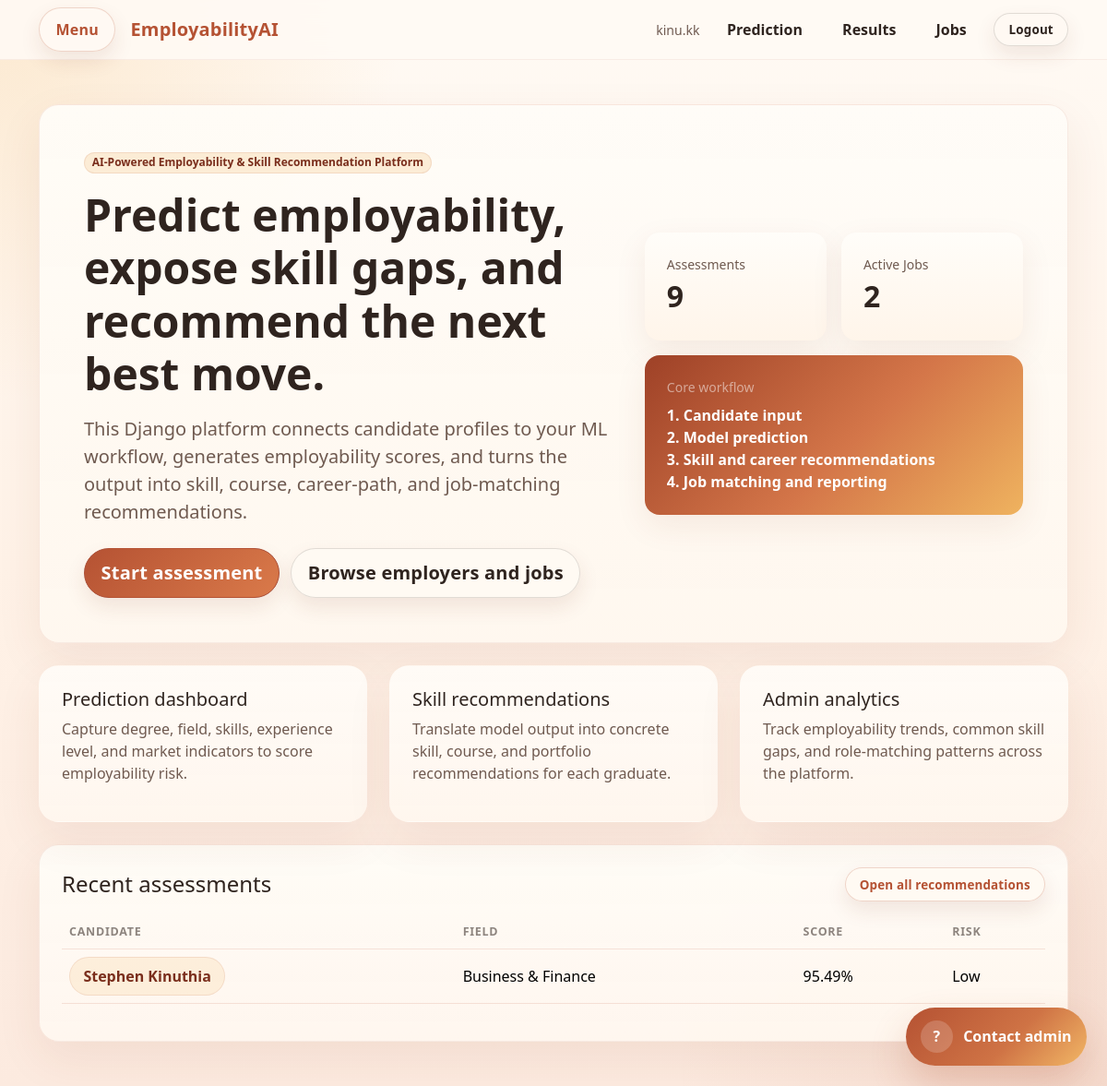
Screenshot of / (signed in) with the database file from the repository.
### prediction/models.py (models this page shows, shortened)
class EmployabilityAssessment(models.Model):
    RISK_CHOICES = [
        ("Low", "Low"),
        ("Medium", "Medium"),
        ("High", "High"),
    ]
    owner = models.ForeignKey(
        User,
        on_delete=models.CASCADE,
        related_name="employability_assessments",
        null=True,
        blank=True,
    )
    graduate = models.ForeignKey(
        GraduateProfile,
        on_delete=models.SET_NULL,
        null=True,
        blank=True,
        related_name="assessments",
    )
    full_name = models.CharField(max_length=120)
    email = models.EmailField()
    degree_level = models.CharField(max_length=30, choices=DEGREE_LEVEL_CHOICES)
    field_of_study = models.CharField(max_length=80, choices=FIELD_OF_STUDY_CHOICES)
    region = models.CharField(max_length=50, choices=REGION_CHOICES)
    graduation_year = models.PositiveIntegerField()
    experience_level = models.CharField(max_length=20, choices=EXPERIENCE_LEVEL_CHOICES)
    current_skills = models.JSONField(default=list, blank=True)
    average_starting_salary = models.PositiveIntegerField(default=0)
    skill_demand_score = models.PositiveIntegerField(default=50)
    employer_reputation_score = models.PositiveIntegerField(default=50)
    remote_work_availability = models.PositiveIntegerField(default=50)
    employability_score = models.FloatField()
    risk_category = models.CharField(max_length=20, choices=RISK_CHOICES)
    model_status = models.CharField(max_length=120, default="demo_fallback")
    strengths = models.JSONField(default=list, blank=True)
    weaknesses = models.JSONField(default=list, blank=True)
    recommendation_summary = models.TextField(blank=True)
    created_at = models.DateTimeField(auto_now_add=True)
    class Meta:
        ordering = ["-created_at"]

### prediction/views.py (the view)
# urls.py: path("", analytics_home, name="home"),
def home(request):
    latest_assessments = EmployabilityAssessment.objects.none()
    if request.user.is_authenticated:
        latest_assessments = get_accessible_assessments(request.user)[:5]
    context = {
        "assessment_count": EmployabilityAssessment.objects.count(),
        "job_count": JobPosting.objects.filter(is_active=True).count(),
        "latest_assessments": latest_assessments,
    }
    return render(request, "prediction/home.html", context)

### prediction/querysets.py (called while the page is built)
def get_accessible_assessments(user):
    role = get_user_role(user)
    if role in {"admin", "employer"}:
        return EmployabilityAssessment.objects.select_related("owner", "graduate", "graduate__user")
    return EmployabilityAssessment.objects.filter(owner=user).select_related("owner", "graduate", "graduate__user")

### users/permissions.py (called while the page is built)
def get_user_role(user):
    if not user.is_authenticated:
        return None
    profile = getattr(user, "platform_profile", None)
    return getattr(profile, "role", None)

### templates/prediction/home.html (shortened to what this page needs)
{% extends "base.html" %}
{% block content %}
<section class="hero-card p-5 mb-4">
    <div class="row align-items-center g-4">
        <div class="col-lg-7">
            <span class="badge badge-soft rounded-pill mb-3">AI-Powered Employability & Skill Recommendation Platform</span>
            <h1 class="display-5 fw-bold mb-3">Predict employability, expose skill gaps, and recommend the next best move.</h1>
            <p class="lead text-secondary mb-4">This Django platform connects candidate profiles to your ML workflow, generates employability scores, and turns the output into skill, course, career-path, and job-matching recommendations.</p>
            {% if request.user.is_authenticated %}
                <a href="{% url 'prediction:dashboard' %}" class="btn btn-primary btn-lg me-2">Start assessment</a>
                <a href="{% url 'jobs:list' %}" class="btn btn-outline-dark btn-lg">Browse employers and jobs</a>
            {% else %}
                <a href="{% url 'users:register' %}" class="btn btn-primary btn-lg me-2">Create account</a>
                <a href="{% url 'users:login' %}" class="btn btn-outline-dark btn-lg">Login</a>
            {% endif %}
        </div>
        <div class="col-lg-5">
            <div class="row g-3">
                <div class="col-6">
                    <div class="metric-card bg-white p-4">
                        <div class="text-secondary small">Assessments</div>
                        <div class="fs-2 fw-bold">{{ assessment_count }}</div>
                    </div>
                </div>
                <div class="col-6">
                    <div class="metric-card bg-white p-4">
                        <div class="text-secondary small">Active Jobs</div>
                        <div class="fs-2 fw-bold">{{ job_count }}</div>
                    </div>
                </div>
                <div class="col-12">
                    <div class="metric-card p-4 text-white" style="background: linear-gradient(135deg, #9e4127 0%, #d47649 55%, #efb35f 100%);">
                        <div class="small text-white-50">Core workflow</div>
                        <div class="fw-semibold mt-2">1. Candidate input</div>
                        <div class="fw-semibold">2. Model prediction</div>
                        <div class="fw-semibold">3. Skill and career recommendations</div>
                        <div class="fw-semibold">4. Job matching and reporting</div>
                    </div>
                </div>
            </div>
        </div>
    </div>
</section>
<section class="row g-4 mb-4">
    <div class="col-md-4">
        <div class="panel-card h-100 p-4 interactive-row">
            <h3 class="h5">Prediction dashboard</h3>
            <p class="text-secondary">Capture degree, field, skills, experience level, and market indicators to score employability risk.</p>
        </div>
    </div>
    <div class="col-md-4">
        <div class="panel-card h-100 p-4 interactive-row">
            <h3 class="h5">Skill recommendations</h3>
            <p class="text-secondary">Translate model output into concrete skill, course, and portfolio recommendations for each graduate.</p>
        </div>
    </div>
    <div class="col-md-4">
        <div class="panel-card h-100 p-4 interactive-row">
            <h3 class="h5">Admin analytics</h3>
            <p class="text-secondary">Track employability trends, common skill gaps, and role-matching patterns across the platform.</p>
        </div>
    </div>
</section>
<section class="panel-card p-4">
    <div class="d-flex justify-content-between align-items-center mb-3">
        <h2 class="h4 mb-0">Recent assessments</h2>
        {% if request.user.is_authenticated %}
            <a href="{% url 'recommendations:list' %}" class="btn btn-sm btn-outline-primary">Open all recommendations</a>
        {% endif %}
    </div>
    {% if latest_assessments %}
        <div class="table-responsive">
            <table class="table align-middle">
                <thead>
                    <tr>
                        <th>Candidate</th>
                        <th>Field</th>
                        <th>Score</th>
                        <th>Risk</th>
                    </tr>
                </thead>
                <tbody>
                    {% for assessment in latest_assessments %}
                        <tr>
                            <td><a class="action-link" href="{% url 'prediction:assessment_detail' assessment.pk %}">{{ assessment.full_name }}</a></td>
                            <td>{{ assessment.field_of_study }}</td>
                            <td>{{ assessment.employability_score }}%</td>
                            <td class="risk-{{ assessment.risk_category|lower }}">{{ assessment.risk_category }}</td>
                        </tr>
                    {% endfor %}
                </tbody>
            </table>
        </div>
    {% endif %}
</section>
{% endblock %}

### templates/base.html (shortened to what this page needs)
<!DOCTYPE html>
<html lang="en">
<head>
    <link href="https://cdn.jsdelivr.net/npm/bootstrap@5.3.3/dist/css/bootstrap.min.css" rel="stylesheet">
</head>
<body>
    <nav class="navbar navbar-expand-lg bg-white border-bottom sticky-top">
        <div class="container">
            <div class="d-flex align-items-center gap-3">
                <button class="btn btn-outline-primary" type="button" data-bs-toggle="offcanvas" data-bs-target="#sidePanel">Menu</button>
                <a class="navbar-brand text-primary mb-0" href="{% url 'prediction:home' %}">EmployabilityAI</a>
            </div>
            <div class="d-flex align-items-center gap-3">
                {% if request.user.is_authenticated %}
                    <span class="small text-secondary">{{ request.user.username }}</span>
                    <a class="nav-link" href="{% url 'prediction:dashboard' %}">Prediction</a>
                    <a class="nav-link" href="{% url 'recommendations:list' %}">Results</a>
                    <a class="nav-link" href="{% url 'jobs:list' %}">Jobs</a>
                    <a class="btn btn-sm btn-outline-dark" href="{% url 'users:logout' %}">Logout</a>
                {% else %}
                    <a class="btn btn-sm btn-outline-primary" href="{% url 'users:login' %}">Login</a>
                    <a class="btn btn-sm btn-primary" href="{% url 'users:register' %}">Create account</a>
                {% endif %}
            </div>
        </div>
    </nav>
    <main class="container py-5">
        {% block content %}{% endblock %}
    </main>
    {% if request.user.is_authenticated and request.user.platform_profile.role != 'admin' %}
        <a class="contact-fab" href="{% url 'analytics_dashboard:contact_admin' %}">
            <span class="contact-icon">?</span>
            <span>Contact admin</span>
        </a>
    {% endif %}
</body>
</html>

### templates/base.html (style rules this page uses)
:root { --brand: #b55233; --brand-deep: #7a2e1c; --accent: #f2b766; --accent-soft: #ffe2bb; --surface: #fff8f1; --surface-strong: #fff2e3; --ink: #2f241f; --ink-soft: #6f5a50; --success: #2f8f78; --danger: #b64040; --muted-line: rgba(181, 82, 51, 0.14); --warm-glow: rgba(242, 183, 102, 0.34); }
body { background: radial-gradient(circle at top left, rgba(242, 183, 102, 0.25), transparent 26%), radial-gradient(circle at bottom right, rgba(181, 82, 51, 0.1), transparent 28%), linear-gradient(180deg, #fffaf4 0%, #fff2e7 52%, #fceadf 100%); color: var(--ink); min-height: 100vh; }
a { color: var(--brand); text-decoration-thickness: 0.08em; text-underline-offset: 0.2em; transition: color 0.2s ease, opacity 0.2s ease, transform 0.2s ease; }
.navbar-brand { font-weight: 800; letter-spacing: 0.01em; color: var(--brand) !important; }
.nav-link { position: relative; font-weight: 700; color: var(--ink); padding: 0.55rem 0.85rem; border-radius: 999px; transition: background-color 0.2s ease, color 0.2s ease, transform 0.2s ease; }
.hero-card, .panel-card { background: linear-gradient(180deg, rgba(255, 252, 247, 0.96) 0%, rgba(255, 247, 239, 0.94) 100%); border: 1px solid rgba(181, 82, 51, 0.1); border-radius: 1.35rem; box-shadow: 0 18px 50px rgba(122, 46, 28, 0.08); }
.metric-card { border: 0; border-radius: 1rem; background: linear-gradient(180deg, #fffdf9 0%, #fff5ea 100%); box-shadow: 0 12px 35px rgba(122, 46, 28, 0.08); }
.badge-soft { background: rgba(242, 183, 102, 0.22); color: var(--brand-deep); border: 1px solid rgba(181, 82, 51, 0.12); }
.btn { --bs-btn-border-radius: 999px; --bs-btn-padding-x: 1.1rem; --bs-btn-padding-y: 0.7rem; font-weight: 700; letter-spacing: 0.01em; box-shadow: 0 10px 22px rgba(122, 46, 28, 0.1); transition: transform 0.18s ease, box-shadow 0.18s ease, background-color 0.18s ease, color 0.18s ease, border-color 0.18s ease; }
.btn-primary { --bs-btn-border-color: var(--brand); --bs-btn-hover-border-color: var(--brand); color: #fff; background-image: linear-gradient(135deg, #b55233 0%, #da7a4a 100%); }
.btn-outline-primary { --bs-btn-color: var(--brand); --bs-btn-border-color: rgba(181, 82, 51, 0.22); --bs-btn-hover-bg: rgba(242, 183, 102, 0.16); --bs-btn-hover-color: var(--brand-deep); --bs-btn-hover-border-color: rgba(181, 82, 51, 0.4); background: rgba(255, 250, 243, 0.9); }
.btn-outline-dark { --bs-btn-color: var(--ink); --bs-btn-border-color: rgba(47, 36, 31, 0.14); --bs-btn-hover-bg: rgba(181, 82, 51, 0.08); --bs-btn-hover-color: var(--ink); --bs-btn-hover-border-color: rgba(47, 36, 31, 0.26); background: rgba(255, 250, 243, 0.9); }
.btn-sm { --bs-btn-padding-x: 0.95rem; --bs-btn-padding-y: 0.45rem; font-size: 0.84rem; }
.action-link { display: inline-flex; align-items: center; gap: 0.45rem; padding: 0.5rem 0.9rem; border-radius: 999px; background: rgba(242, 183, 102, 0.16); font-weight: 700; text-decoration: none; color: var(--brand-deep); border: 1px solid rgba(181, 82, 51, 0.12); }
.table { --bs-table-bg: transparent; }
.table thead th { font-size: 0.78rem; letter-spacing: 0.06em; text-transform: uppercase; color: rgba(47, 36, 31, 0.55); border-bottom-color: var(--muted-line); }
.table tbody tr { border-color: var(--muted-line); }
.interactive-row { border: 1px solid transparent; transition: transform 0.18s ease, box-shadow 0.18s ease, border-color 0.18s ease, background-color 0.18s ease; }
.contact-fab { position: fixed; right: 1.4rem; bottom: 1.4rem; z-index: 1050; display: inline-flex; align-items: center; gap: 0.7rem; padding: 0.85rem 1rem; border-radius: 999px; background: linear-gradient(135deg, #b55233 0%, #cf7345 58%, #f2b766 100%); color: #fff; text-decoration: none; font-weight: 800; box-shadow: 0 20px 40px rgba(181, 82, 51, 0.24); transition: transform 0.18s ease, box-shadow 0.18s ease, opacity 0.18s ease; }
.contact-icon { width: 2.2rem; height: 2.2rem; border-radius: 999px; display: inline-flex; align-items: center; justify-content: center; background: rgba(255, 255, 255, 0.18); font-size: 1rem; }
.risk-low { color: var(--success); }
.navbar { background: rgba(255, 250, 244, 0.9) !important; backdrop-filter: blur(12px); border-bottom: 1px solid rgba(181, 82, 51, 0.08) !important; }
.text-secondary, .small.text-secondary { color: var(--ink-soft) !important; }

### rows the page displays
EmployabilityAssessment: full_name "Stephen Kinuthia", field_of_study "Business & Finance", employability_score "95.49", risk_category "Low"

### other values shown
{{ request.user.username }} "kinu.kk"
{{ assessment_count }} "9"
{{ job_count }} "2"
